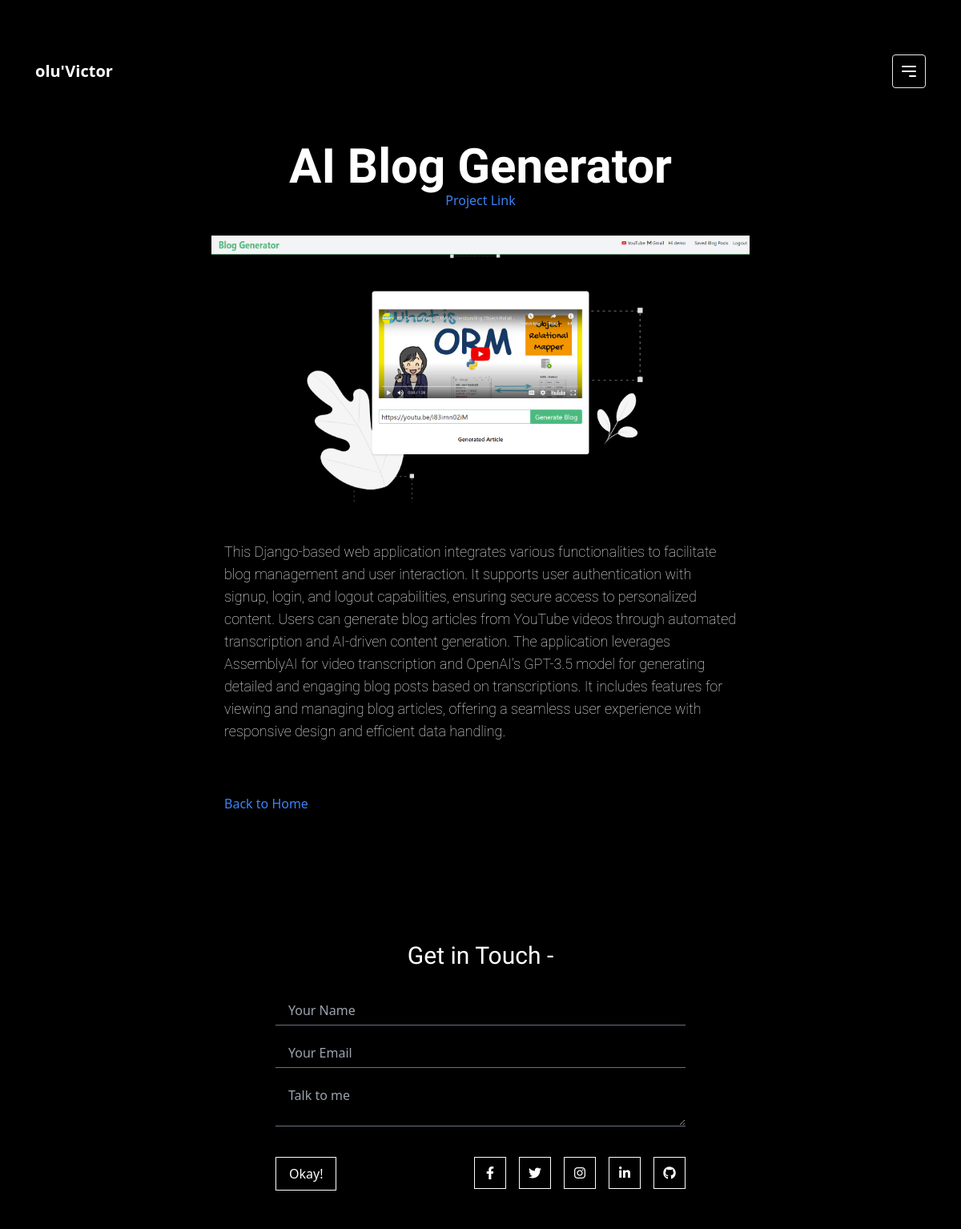
The app's page /project/5/ with its own data.
### main/models.py (models this page shows, shortened)
class Project(models.Model):
    title = models.CharField(max_length=200)
    description = models.TextField()
    tags = models.ManyToManyField(Tag, related_name="projects")
    link = models.URLField(max_length=200, blank=True)
    logo = models.ImageField(upload_to="project_logos/", blank=True, null=True)  # Separate field for logo

class ProjectImage(models.Model):
    project = models.ForeignKey(Project, related_name="images", on_delete=models.CASCADE)
    images = models.ImageField(upload_to="project_images/")

### main/views.py (the view)
# urls.py: path("project/<int:id>/", views.project, name="project"),
def project(request, id):
    project = get_object_or_404(Project, pk=id)
    return render(request, "project.html", {'project': project})

### main/templates/project.html (shortened to what this page needs)
{% load static %}
<!DOCTYPE html>
<html lang="en">
<head>
    <link rel="stylesheet" href="{% static 'css/style.css' %}">
    <link href="https://cdn.jsdelivr.net/npm/tailwindcss@2.2.19/dist/tailwind.min.css" rel="stylesheet">
    <link rel="stylesheet" href="https://cdnjs.cloudflare.com/ajax/libs/font-awesome/6.0.0-beta3/css/all.min.css">
</head>
<body class="bg-black text-white p-12" style="margin: 0; padding: 0;">
    <div class="w-full mx-auto">
        <header class="container mx-auto mb-12 mx-auto p-5 flex justify-between items-center max-w-6xl mt-12">
            <div>
                <a href="/"><span class="text-xl font-bold">olu'Victor</span></a>
            </div>
            <button id="menu-button" class="p-2 border rounded hover:bg-gray-700">
                <svg id="menu-icon" class="w-6 h-6" fill="none" stroke="currentColor" viewBox="0 0 24 24" xmlns="http://www.w3.org/2000/svg">
                    <path id="menu-path" stroke-linecap="round" stroke-linejoin="round" stroke-width="2" d="M4 6h16M4 12h16m-7 6h7"></path>
                </svg>
            </button>
        </header>
        <main class="container mx-auto max-w-2xl">
            <section class="project-details max-w-full relative md:max-w-3xl">
                <div class="text-center">
                    <h1 class="title text-3xl md:text-6xl font-bold">{{ project.title }}</h1>
                    <a href="{{ project.link }}" class="text-blue-500 hover:text-blue-700">Project Link</a>
                </div>
                <div class="mt-8">
                    {% for image in project.images.all %}
                    <div class="mb-8">
                        <img src="{{ image.images.url }}" alt="project-image" class="project-image">
                    </div>
                    {% endfor %}
                </div>
                <p class="subtitle sm: p-4 text-lg">{{ project.description }}</p>
                <a href="{% url 'index' %}" class="text-blue-500 hover:text-blue-700 mt-8 sm: p-4 inline-block">Back to Home</a>
            </section>
        </main>
    </div>
    <section id="contact" class="contact-section mt-24 bg-black w-full">
        <div class="max-w-2xl p-4 md:p-12 mt-12 mx-auto flex flex-col items-center justify-center">
            <div class="title text-3xl mb-8">Get in Touch - {{ message_name }}</div>
            <form action="{% url 'index' %}" method="POST" class="w-full max-w-lg">
                <div class="mb-4">
                    <input class="appearance-none bg-transparent border-b border-gray-500 w-full py-2 px-4 text-white leading-tight focus:outline-none focus:border-white" name="message-name" type="text" placeholder="Your Name">
                </div>
                <div class="mb-4">
                    <input class="appearance-none bg-transparent border-b border-gray-500 w-full py-2 px-4 text-white leading-tight focus:outline-none focus:border-white" name="message-email" type="email" placeholder="Your Email">
                </div>
                <div class="mb-4">
                    <textarea class="appearance-none bg-transparent border-b border-gray-500 w-full py-2 px-4 text-white leading-tight focus:outline-none focus:border-white" name="message" placeholder="Talk to me"></textarea>
                </div>
                <div class="flex justify-between mt-8">
                    <div>
                        <button class="bg-transparent text-white border border-white py-2 px-4 hover:bg-white hover:text-black" type="submit">Okay!</button>
                    </div>
                    <div class="flex space-x-4">
                        <a href="https://facebook.com" target="_blank" class="flex items-center justify-center w-10 h-10 border border-white text-white hover:bg-blue-700 transition duration-300">
                            <i class="fab fa-facebook-f"></i>
                        </a>
                        <a href="https://twitter.com" target="_blank" class="flex items-center justify-center w-10 h-10 border border-white  text-white hover:bg-blue-500 transition duration-300">
                            <i class="fab fa-twitter"></i>
                        </a>
                        <a href="https://instagram.com" target="_blank" class="flex items-center justify-center w-10 h-10 border border-white text-white hover:bg-pink-600 transition duration-300">
                            <i class="fab fa-instagram"></i>
                        </a>
                        <a href="https://linkedin.com" target="_blank" class="flex items-center justify-center w-10 h-10 border border-white text-white hover:bg-blue-800 transition duration-300">
                            <i class="fab fa-linkedin-in"></i>
                        </a>
                        <a href="https://github.com" target="_blank" class="flex items-center justify-center w-10 h-10 border border-white text-white hover:bg-gray-900 transition duration-300">
                            <i class="fab fa-github"></i>
                        </a>
                    </div>
                </div>
            </form>
        </div>
    </section>
</body>
</html>

### staticfiles/css/style.css (style rules this page uses)
html, :host { line-height: 1.5; -webkit-text-size-adjust: 100%; -moz-tab-size: 4; -o-tab-size: 4; tab-size: 4; font-family: ui-sans-serif, system-ui, sans-serif, "Apple Color Emoji", "Segoe UI Emoji", "Segoe UI Symbol", "Noto Color Emoji"; font-feature-settings: normal; font-variation-settings: normal; -webkit-tap-highlight-color: transparent; }
body { margin: 0; line-height: inherit; }
h1, h2, h3, h4, h5, h6 { font-size: inherit; font-weight: inherit; }
a { color: inherit; text-decoration: inherit; }
button, input, optgroup, select, textarea { font-family: inherit; font-feature-settings: inherit; font-variation-settings: inherit; font-size: 100%; font-weight: inherit; line-height: inherit; letter-spacing: inherit; color: inherit; margin: 0; padding: 0; }
button, select { text-transform: none; }
button, input:where([type='button']), input:where([type='reset']), input:where([type='submit']) { -webkit-appearance: button; background-color: transparent; background-image: none; }
blockquote, dl, dd, h1, h2, h3, h4, h5, h6, hr, figure, p, pre { margin: 0; }
textarea { resize: vertical; }
input::placeholder, textarea::placeholder { opacity: 1; color: #9ca3af; }
button, [role="button"] { cursor: pointer; }
img, svg, video, canvas, audio, iframe, embed, object { display: block; vertical-align: middle; }
img, video { max-width: 100%; height: auto; }
.title, .contact-title { font-family: "Irish Grover", system-ui; font-weight: 400; font-style: normal; }
.subtitle, body { font-family: "Roboto", sans-serif; font-weight: 100; font-style: normal; }
body { background-color: white; }

### records on screen
Project: title "AI Blog Generator", description "This Django-based web application integrates various functionalities to facilitate blog management and user interaction. It supports user authentication with signup, login, and logout capabilities, ensuring secure access to personalized content. Users can generate blog articles from YouTube videos through automated transcription and AI-driven content generation. The application leverages AssemblyAI for video transcription and OpenAI's GPT-3.5 model for generating detailed and engaging blog posts based on transcriptions. It includes features for viewing and managing blog articles, offering a seamless user experience with responsive design and efficient data handling."
ProjectImage: images (picture)
